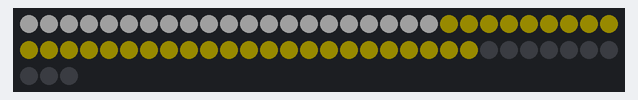
Bench run of a sketch on a simulated Arduino Uno, built with avr-gcc and run on an emulated ATmega328P. On the bench: 63 RGB LEDs in strip order, left to right, continuing on the next row. Dim RGB values are drawn brighter than linear; what the sketch prints to the serial monitor is not drawn.

Above: at 3.17 s.
At 4.72 s:
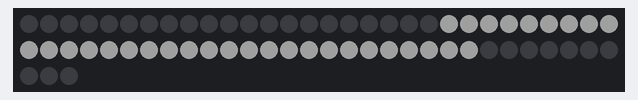

The sketch:

template.ino
```cpp
// Library einbinden
#include <FastLED.h>

#define DATA_PIN 6    // LED Steuerung kommt in Pin 6
int ledInner = 21;    // 21 LEDs für den Inneren
int ledOuter = 32;    // 32 LEDs für den Äußeren
int ledStrip = 10;    // X LEDs für LED Kette
#define NUM_LEDS 63   // Gesamtanzahl an LEDs ausrechnen
#define BRIGHTNESS 32 // Helligkeit des Rings

// >> ignorieren <<
#define LED_TYPE WS2811
#define COLOR_ORDER GRB
CRGB leds[NUM_LEDS];
#define UPDATES_PER_SECOND 100

// Durchlauf des loops, wird pro loop eins hochgezählt
// Wichtig für Animationen und Co
int timer = 0;

// Funktion, um auf LED-Ringen und Strip Lichter einzustellen.
// !!!Nicht ändern!! Nur verwenden
void setLED(int ledRange, int firstLED, int amount, int color0, int color1, int color2, bool printToConsole)
{

    int maxLEDs;    // Gesamtanzahl der LEDs von ausgewählter ledRange
    int addToI = 0; // erste LED von ausgewählter ledRange

    if (ledRange == 0) // innerer LED Ring
    {
        maxLEDs = ledInner;
    }
    else if (ledRange == 1) // äußerer LED Ring
    {
        addToI = ledInner;
        maxLEDs = ledOuter;
    }
    else if (ledRange == 2) // beide LED Ringe
    {
        maxLEDs = ledInner + ledOuter;
    }
    else if (ledRange == 3) // LED Strip
    {
        addToI = ledInner + ledOuter;
        maxLEDs = ledInner + ledOuter + ledStrip;
    }

    // Start und Ende festlegen
    int startLED = firstLED % maxLEDs;
    int endLED = (firstLED + amount) % maxLEDs;

    // Falls negativ, mach Zahl korrekt
    if (startLED < 0)
    {
        startLED = startLED + maxLEDs;
    }

    if (endLED <= 0)
    {
        endLED = endLED + maxLEDs;
    }

    // Wenn die erstel LED kleiner als die Letzte ist
    if (startLED < endLED)
    {
        // Alle LEDs in Bereich einfärben
        for (size_t i = startLED; i < endLED; i++)
        {
            leds[i + addToI].setHSV(color0, color1, color2);
        }

        if (printToConsole)
        {
            Serial.print(startLED);
            Serial.print("-");
            Serial.print(endLED);
        }
    }
    else
    {
        // Alle LEDs von der ersten bis LED anzahl einfärben …
        for (size_t i = startLED; i < maxLEDs; i++)
        {
            leds[i + addToI].setHSV(color0, color1, color2);
        }

        // … und alle restlichen von 0 bis Rest einfärben
        for (size_t i = 0; i < endLED; i++)
        {
            leds[i + addToI].setHSV(color0, color1, color2);
        }

        if (printToConsole)
        {
            Serial.print(endLED);
            Serial.print("-");
            Serial.print(maxLEDs);
            Serial.print(" & ");
            Serial.print(0);
            Serial.print("-");
            Serial.print(endLED);
        }
    }
}

void setup()
{
    Serial.begin(9600); // Serial Monitor für Logs starten

    // Setup der LED-Ringe und Ketten
    delay(3000); // power-up safety delay
    FastLED.show();
    FastLED.delay(1000 / UPDATES_PER_SECOND);
    FastLED.addLeds<LED_TYPE, DATA_PIN, COLOR_ORDER>(leds, NUM_LEDS);
    FastLED.setBrightness(BRIGHTNESS);

    Serial.println("––––––––––––––––––––––"); // Feedback im Log, dass Arduino jetzt Modi anzeigt
}

//
//
//
//
//
//
//
//
//
//
//
//
//

/*
@Team, hier könnt ihr eure Modi programmieren.

Ein Modus besteht aus
- einer Klasse    // erstellt dort alle Variablen, Arrays, Counter usw und ruft sie dann über mode0.beispiel1 oder mode0.beispiel2[0]
- einer Funktion  // Dort könnt ihr hineinschreiben, wie sich die LEDs verhalten sollen.

!!! Wichtig !!!
    Der Loop hat einen Takt von 100ms, also 10 wechseln pro Sekunde.
    Viele Rythmen lassen sich bereits mit dem Taktschlag (variable namens "timer") und mit Modulo (%) lösen. Beispielsweise ein Rythmus von an/aus alle 500 ms würde so funktionieren:


        if(timer % 5 == 0) {                            // Wenn der Takt durch 5 Teilbar ist, also alle 5 Takte, …
            mode0.lightToggle = !mode0.lightToggle;     // … dann wechsel Lichtstatus zwischen 1 und 0
        }

        setLED(
            0,
            0, ledInner,
            0, 0, mode0.lightToggle * 255,              // mode0.lightToggle * 255 bedeutet entweder "0 * 255"(aus) oder "1 * 255"(an)
            false);


!!! Wichtig !!!
*/

int mainHue = 60; // @Team, hier könnt ihr zum ausprobieren ein Hue eintragen. Also aus HSL zwischen 0 und 359

class Mode0
{
public:
    int beispiel1 = 5;
    int beispiel2[4] = {30, 90, 70, 40};
    int lightToggle = 0;
    int fadeToggle = 1;
    int brightness = 1;
};

Mode0 mode0; // erstellt Objekt aus Klasse

void showMode0()
{
    //
    //
    // An/Aus Blinken auf innerem Ring
    if (timer % 5 == 0)
    {                                           // Wenn der Takt durch 5 Teilbar ist, also alle 5 Takte, …
        mode0.lightToggle = !mode0.lightToggle; // … dann wechsel Lichtstatus zwischen 1 und 0
    }

    setLED(
        0,
        0, ledInner,
        0, 0, mode0.lightToggle * 255, // mode0.lightToggle * 255 bedeutet entweder "0 * 255"(aus) oder "1 * 255"(an)
        false);

    //
    //
    // abwechselndes Blinken zwischen mainHue und weiß
    setLED(
        1,
        0, ledOuter,
        mainHue, mode0.lightToggle * 255, 255, // mainHue ist die vom Nutzer ausgewählte Farbe
        false);

    //
    //
    // Ein- und Ausfade-Animation
    mode0.brightness = (timer % (255 / 16)) * 16; // Zählt brightness in 16 stufen hoch

    setLED(
        3,
        5, 3,
        0, 0, mode0.brightness,
        false);
}

void showModes(int activeMode = 0)
{
    if (activeMode == 0)
    {
        showMode0();
        Serial.print(" ");
        Serial.print(activeMode);
        Serial.print(" ");
    }
}

//
//
//
//
//
//
//
//
//
//
//
//
//

void loop()
{
    // Funktion zeigt deinen Modus an
    showModes(0); // @Team, hier einfach die 0 gegen euren Modus wechseln

    // LED aktualisieren
    FastLED.show();

    Serial.println("");
    Serial.print(timer);
    Serial.print(" ");
    timer++;
    delay(100);
}
```

Measured:
- by itself, everything shown: repeats every 3.1 s, in 26 steps
